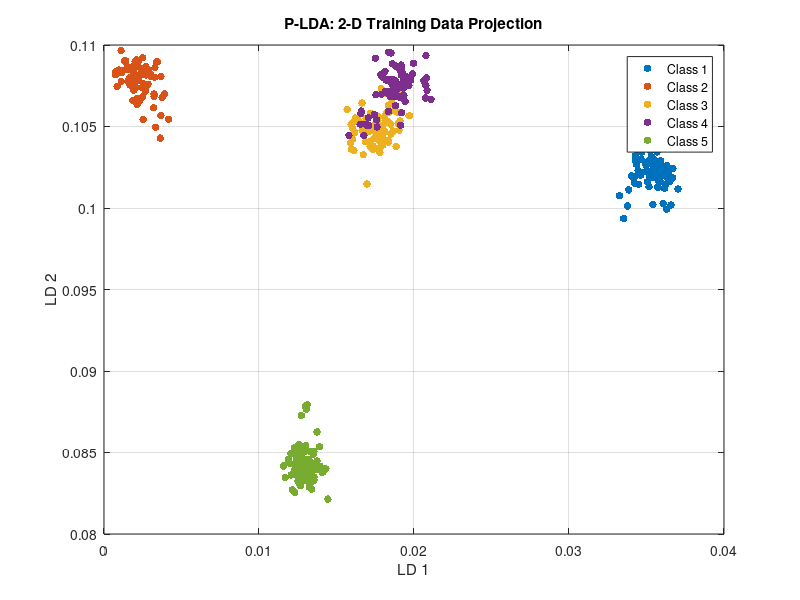
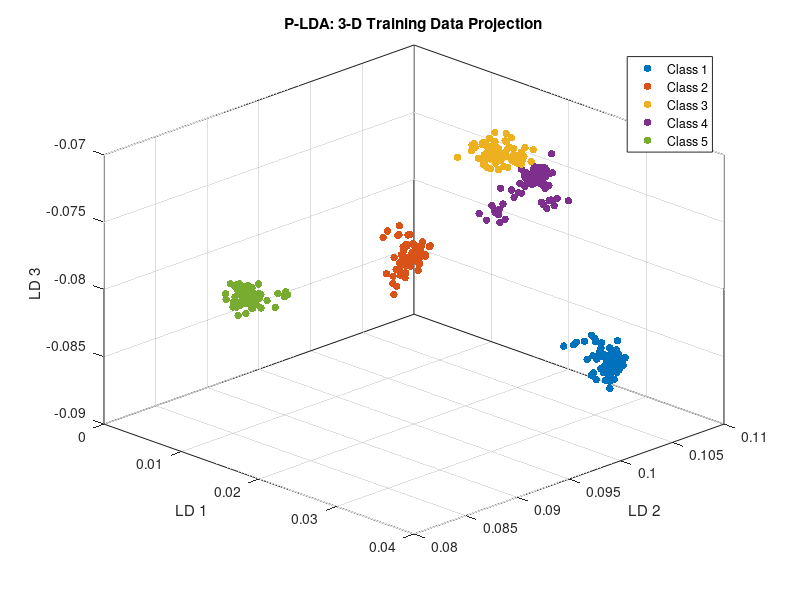

Recreate these plots in MATLAB, in order. (Note: this script raises an error after producing the figures.)
%% =========================================================
%  P-LDA + Bi-LSTM Classification with Bhattacharya Wingsuit Flying Search
%% =========================================================

clc; clear; close all;

%% Step 1: Load Data
load Feature_Tr.mat
load Target_Tr.mat
load Feature_Te.mat
load Target_Te.mat

Xtrain = Feature_Tr;
Ytrain = Target_Tr;
Xtest  = Feature_Te;
Ytest  = Target_Te;

%% Step 2: Penalised LDA (P-LDA) Dimensionality Reduction
class_labels  = unique(Ytrain);
numClasses    = length(class_labels);
numFeatures   = size(Xtrain, 2);

% Class means
class_means = zeros(numClasses, numFeatures);
for i = 1:numClasses
    class_means(i, :) = mean(Xtrain(Ytrain == class_labels(i), :));
end
overall_mean = mean(Xtrain);

% Between-class scatter (S_B)
S_B = zeros(numFeatures, numFeatures);
for i = 1:numClasses
    n    = sum(Ytrain == class_labels(i));
    diff = class_means(i, :) - overall_mean;
    S_B  = S_B + n * (diff' * diff);
end

% Within-class scatter (S_W)
S_W = zeros(numFeatures, numFeatures);
for i = 1:numClasses
    idx        = (Ytrain == class_labels(i));
    class_data = Xtrain(idx, :);
    d          = class_data - class_means(i, :);
    S_W        = S_W + d' * d;
end

% Perturbed inverse to handle singularity
epsilon      = 1e-4;
S_W_perturbed = S_W + epsilon * eye(numFeatures);

% Generalised eigenproblem
[V, D]           = eig(pinv(S_W_perturbed) * S_B);
eigenvalues      = real(diag(D));                          % ensure real
[~, sort_idx]    = sort(eigenvalues, 'descend');
sorted_eigvecs   = real(V(:, sort_idx));

% Project to num_dimensions
num_dimensions = 3;
W              = sorted_eigvecs(:, 1:num_dimensions);
Xtrain_lda     = Xtrain * W;
Xtest_lda      = Xtest  * W;

%% ---- Visualisation 1: LDA Scatter (2-D projection) ----
figure('Name','LDA 2-D Projection','Color','w','Position',[50 50 700 500]);
colors = lines(numClasses);
for i = 1:numClasses
    idx = (Ytrain == class_labels(i));
    scatter(Xtrain_lda(idx,1), Xtrain_lda(idx,2), 30, colors(i,:), 'filled', ...
        'DisplayName', sprintf('Class %d', class_labels(i)));
    hold on;
end
xlabel('LD 1'); ylabel('LD 2');
title('P-LDA: 2-D Training Data Projection');
legend('Location','best'); grid on; box on;

%% ---- Visualisation 2: LDA Scatter (3-D projection) ----
figure('Name','LDA 3-D Projection','Color','w','Position',[780 50 700 500]);
for i = 1:numClasses
    idx = (Ytrain == class_labels(i));
    scatter3(Xtrain_lda(idx,1), Xtrain_lda(idx,2), Xtrain_lda(idx,3), 30, ...
        colors(i,:), 'filled', 'DisplayName', sprintf('Class %d', class_labels(i)));
    hold on;
end
xlabel('LD 1'); ylabel('LD 2'); zlabel('LD 3');
title('P-LDA: 3-D Training Data Projection');
legend('Location','best'); grid on; box on; view(45, 30);

%% Step 3: Wingsuit Flying Search Hyperparameter Optimisation
%  Objective: minimise (1 - accuracy) on the test set
%  Search space: [numHiddenUnits, maxEpochs, learningRate]
%                [10,300]         [10,1000]   [0.0001,0.1]

fun    = @(params) trainBiLSTM(params, Xtrain_lda, Ytrain, Xtest_lda, Ytest);
n      = 3;                                  % number of hyperparameters
bounds = [10, 300; 10, 1000; 0.0001, 0.1];  % [lower; upper] per param
N      = 10;                                 % population size
M      = 10;                                 % iterations

fprintf('\n--- Bhattacharya Wingsuit Flying Search optimisation started ---\n');
[x_best, f_best, f_history, runtime] = WingsuitFlyingSearch(fun, n, bounds, N, M);

fprintf('\n=== Optimisation Complete ===\n');
fprintf('Best numHiddenUnits : %d\n',   round(x_best(1)));
fprintf('Best maxEpochs      : %d\n',   round(x_best(2)));
fprintf('Best learningRate   : %.6f\n', x_best(3));
fprintf('Best loss (1-acc)   : %.4f  =>  Validation accuracy: %.2f%%\n', ...
        f_best, (1 - f_best)*100);
fprintf('Runtime             : %.2f s\n', runtime);

%% ---- Visualisation 3: Convergence Curve ----
figure('Name','Optimisation Convergence','Color','w','Position',[50 600 700 420]);
plot(1:length(f_history), (1-f_history)*100, 'b-o', 'LineWidth', 2, ...
     'MarkerFaceColor','b', 'MarkerSize', 6);
xlabel('Iteration'); ylabel('Best Accuracy (%)');
title('Wingsuit Flying Search: Convergence Curve');
grid on; box on;
yline((1-f_best)*100,'r--','LineWidth',1.5,'Label',sprintf('Best = %.2f%%',(1-f_best)*100));

%% Step 4: Retrain Final Model with Best Hyperparameters
fprintf('\n--- Retraining final model with best hyperparameters ---\n');
best_hidden = round(x_best(1));
best_epochs = round(x_best(2));
best_lr     = x_best(3);

finalModel = trainBiLSTMModel(Xtrain_lda, Ytrain, best_hidden, best_epochs, best_lr);

%% Step 5: Evaluate Final Model
Ypred_cat = predictBiLSTMModel(finalModel, Xtest_lda);
Ytrue_cat = categorical(Ytest);

% Overall metrics
accuracy = mean(Ypred_cat == Ytrue_cat) * 100;
fprintf('\n=== Final Model Performance ===\n');
fprintf('Overall Accuracy : %.2f%%\n', accuracy);

% Per-class metrics (Precision, Recall, F1)
classNames  = categories(Ytrue_cat);
numC        = numel(classNames);
precision   = zeros(numC, 1);
recall      = zeros(numC, 1);
f1          = zeros(numC, 1);

for k = 1:numC
    tp = sum(Ypred_cat == classNames{k} & Ytrue_cat == classNames{k});
    fp = sum(Ypred_cat == classNames{k} & Ytrue_cat ~= classNames{k});
    fn = sum(Ypred_cat ~= classNames{k} & Ytrue_cat == classNames{k});
    precision(k) = tp / max(tp + fp, 1);
    recall(k)    = tp / max(tp + fn, 1);
    f1(k)        = 2 * precision(k) * recall(k) / max(precision(k) + recall(k), 1e-9);
    fprintf('Class %-6s  Precision: %.3f  Recall: %.3f  F1: %.3f\n', ...
            classNames{k}, precision(k), recall(k), f1(k));
end

%% ---- Visualisation 4: Confusion Matrix ----
figure('Name','Confusion Matrix','Color','w','Position',[780 600 600 520]);
cm = confusionchart(Ytrue_cat, Ypred_cat, ...
    'Title', sprintf('Confusion Matrix  (Accuracy = %.2f%%)', accuracy), ...
    'RowSummary', 'row-normalized', ...
    'ColumnSummary', 'column-normalized');
cm.FontSize = 11;

%% ---- Visualisation 5: Per-class Precision / Recall / F1 ----
figure('Name','Per-Class Metrics','Color','w','Position',[50 1100 700 420]);
x_ticks = 1:numC;
bar_data = [precision, recall, f1] * 100;
b = bar(x_ticks, bar_data, 0.75);
b(1).FaceColor = [0.22 0.49 0.72];
b(2).FaceColor = [0.30 0.69 0.29];
b(3).FaceColor = [0.89 0.10 0.11];
set(gca,'XTickLabel', classNames, 'FontSize', 11);
xlabel('Class'); ylabel('Score (%)');
title('Per-Class Precision, Recall and F1-Score');
legend({'Precision','Recall','F1-Score'}, 'Location','southeast');
ylim([0 110]); grid on; box on;

% Add value labels on bars
for g = 1:3
    for k = 1:numC
        text(x_ticks(k) + (g-2)*0.25, bar_data(k,g) + 1.5, ...
             sprintf('%.1f', bar_data(k,g)), ...
             'HorizontalAlignment','center','FontSize',8);
    end
end

fprintf('\nAll visualisations generated successfully.\n');

%% =========================================================
%  LOCAL FUNCTIONS
%% =========================================================

%% --- Objective wrapper ---
function loss = trainBiLSTM(params, Xtrain, Ytrain, Xtest, Ytest)
    numHidden    = params(1);
    maxEpoch     = params(2);
    learningRate = params(3);

    model     = trainBiLSTMModel(Xtrain, Ytrain, numHidden, maxEpoch, learningRate);
    Ypred     = predictBiLSTMModel(model, Xtest);
    loss      = calculateLoss(Ypred, Ytest);   % returns 1 - accuracy
end

%% --- Train Bi-LSTM ---
function model = trainBiLSTMModel(Xtrain, Ytrain, numHidden, maxEpoch, learningRate)
    % Shuffle once per training call (not with fixed seed inside loop)
    idx    = randperm(size(Xtrain, 1));
    Xtrain = Xtrain(idx, :);
    Ytrain = Ytrain(idx);

    numHidden    = round(numHidden);
    maxEpoch     = round(maxEpoch);
    inputSize    = size(Xtrain, 2);   % equals num_dimensions (3)
    numClasses   = numel(unique(Ytrain));

    % Convert to cell-array of column sequences (length-1 sequences)
    Xtrain_cell = num2cell(Xtrain', 1)';
    Ytrain_cat  = categorical(Ytrain);

    layers = [
        sequenceInputLayer(inputSize)
        bilstmLayer(numHidden, 'OutputMode', 'last')
        fullyConnectedLayer(numClasses)
        softmaxLayer
        classificationLayer
    ];

    options = trainingOptions('adam', ...
        'MaxEpochs',        maxEpoch, ...
        'InitialLearnRate', learningRate, ...
        'Shuffle',          'every-epoch', ...
        'Verbose',          false, ...
        'Plots',            'none');

    model = trainNetwork(Xtrain_cell, Ytrain_cat, layers, options);
end

%% --- Predict ---
function Ypred = predictBiLSTMModel(model, Xtest)
    Xtest_cell = num2cell(Xtest', 1)';
    Ypred      = classify(model, Xtest_cell);
end

%% --- Loss = 1 - accuracy (for minimisation) ---
function loss = calculateLoss(Ypred, Ytrue)
    Ytrue_cat = categorical(Ytrue);
    accuracy  = mean(Ypred == Ytrue_cat);
    loss      = 1 - accuracy;          % minimise this
end

%% =========================================================
%  WINGSUIT FLYING SEARCH (WFS) with Bhattacharyya guidance
%% =========================================================
function [x_best, f_best, f_history, runtime] = WingsuitFlyingSearch(fun, n, bounds, N, M)
%  WingsuitFlyingSearch  Metaheuristic optimiser inspired by wingsuit gliding.
%
%  Phases:
%    1. Free-fall    – broad exploration (large step)
%    2. Gliding      – exploitation along best-to-agent vector
%    3. Landing      – fine local search near best solution
%  Bhattacharyya distance between current population distribution and the
%  best-neighbourhood distribution is used to adaptively scale step sizes.
%
%  Inputs
%    fun    : objective function handle (minimisation)
%    n      : number of decision variables
%    bounds : n×2 matrix of [lower_bound, upper_bound] per variable
%    N      : population size
%    M      : number of iterations
%
%  Outputs
%    x_best    : best solution vector found
%    f_best    : objective value at x_best
%    f_history : best objective value at each iteration (length M)
%    runtime   : total elapsed time in seconds

    t_start = tic;
    lb = bounds(:, 1)';   % row vectors
    ub = bounds(:, 2)';

    % --- Initialise population uniformly in [lb, ub] ---
    X = lb + (ub - lb) .* rand(N, n);

    % Evaluate initial population
    f = zeros(N, 1);
    for i = 1:N
        f(i) = fun(clamp(X(i,:), lb, ub));
    end

    [f_best, best_idx] = min(f);
    x_best    = X(best_idx, :);
    f_history = zeros(M, 1);

    fprintf('  Iter | Best Loss | Best Accuracy\n');
    fprintf('  -----|-----------|---------------\n');

    for iter = 1:M
        % Adaptive parameters
        alpha = 1 - iter/M;        % exploration weight (decreases)
        beta  = iter/M;            % exploitation weight (increases)

        % Bhattacharyya-based scale: measures spread of population
        mu_pop  = mean(X, 1);
        sig_pop = std(X, 0, 1) + 1e-8;
        mu_best = x_best;
        sig_best = sig_pop * 0.3 + 1e-8;

        % Bhattacharyya distance (Gaussian approximation)
        sig_avg = (sig_pop.^2 + sig_best.^2) / 2 + 1e-8;
        bhat    = 0.25 * sum(((mu_pop - mu_best).^2) ./ sig_avg) + ...
                  0.5  * sum(log(sig_avg ./ sqrt(sig_pop.^2 .* sig_best.^2 + 1e-16)));
        bhat_scale = exp(-bhat / n);  % 0 (far) → 1 (close)

        for i = 1:N
            % Phase 1: Free-fall (global exploration)
            r1     = rand(1, n);
            x_ff   = lb + (ub - lb) .* r1;

            % Phase 2: Gliding (towards best with random perturbation)
            r2     = rand(1, n);
            x_gl   = X(i,:) + beta * bhat_scale * (x_best - X(i,:)) ...
                             + alpha * (2*r2 - 1) .* (ub - lb) * 0.1;

            % Phase 3: Landing (fine search near best)
            r3     = randn(1, n) * 0.01 .* (ub - lb);
            x_ld   = x_best + r3;

            % Combine phases probabilistically
            p = rand;
            if     p < 0.2,        x_new = x_ff;
            elseif p < 0.8,        x_new = x_gl;
            else,                  x_new = x_ld;
            end

            x_new = clamp(x_new, lb, ub);
            f_new = fun(x_new);

            % Greedy selection
            if f_new < f(i)
                X(i,:) = x_new;
                f(i)   = f_new;
            end
        end

        % Update global best
        [iter_best, idx] = min(f);
        if iter_best < f_best
            f_best = iter_best;
            x_best = X(idx, :);
        end
        f_history(iter) = f_best;

        fprintf('  %4d | %.5f   | %.2f%%\n', iter, f_best, (1-f_best)*100);
    end

    runtime = toc(t_start);
end

%% --- Helper: clamp variables to bounds ---
function x = clamp(x, lb, ub)
    x = max(x, lb);
    x = min(x, ub);
end
